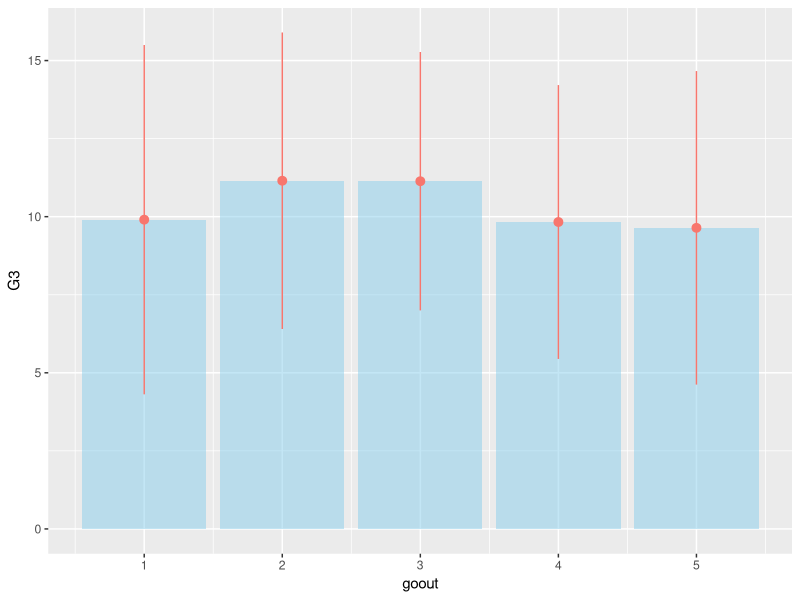
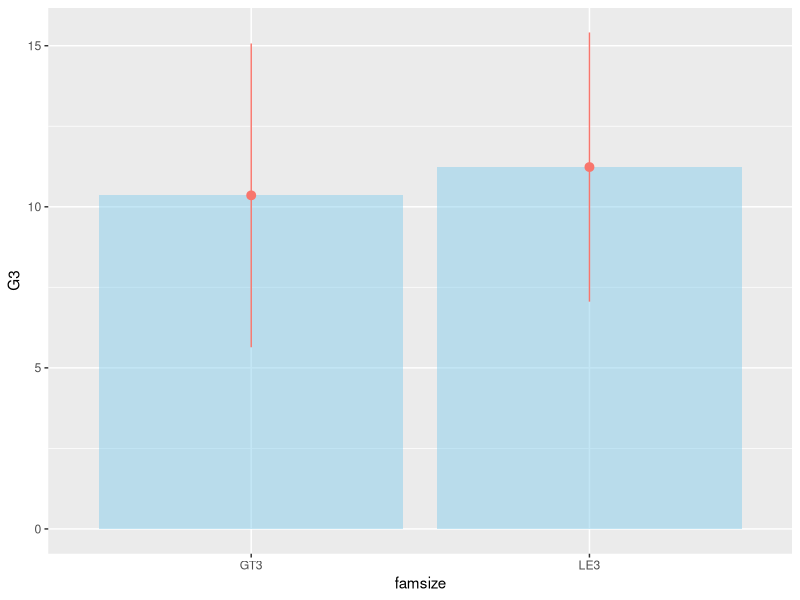
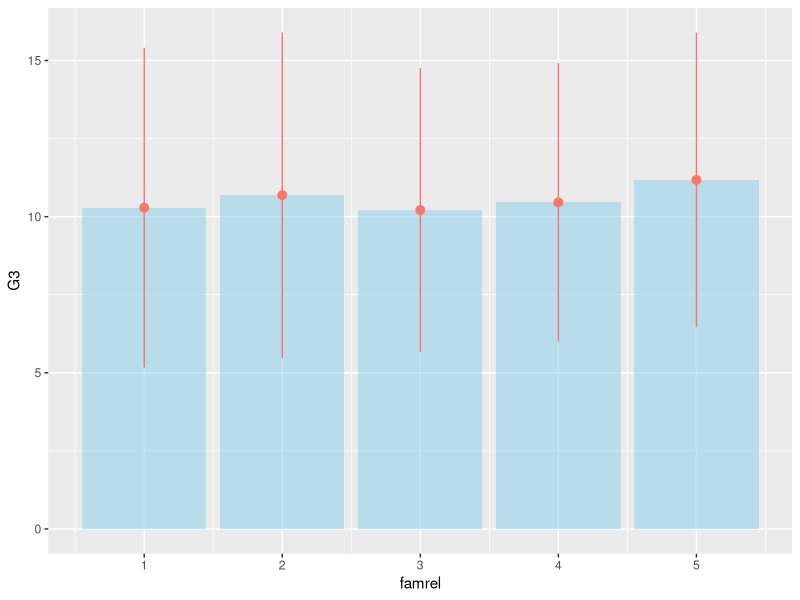
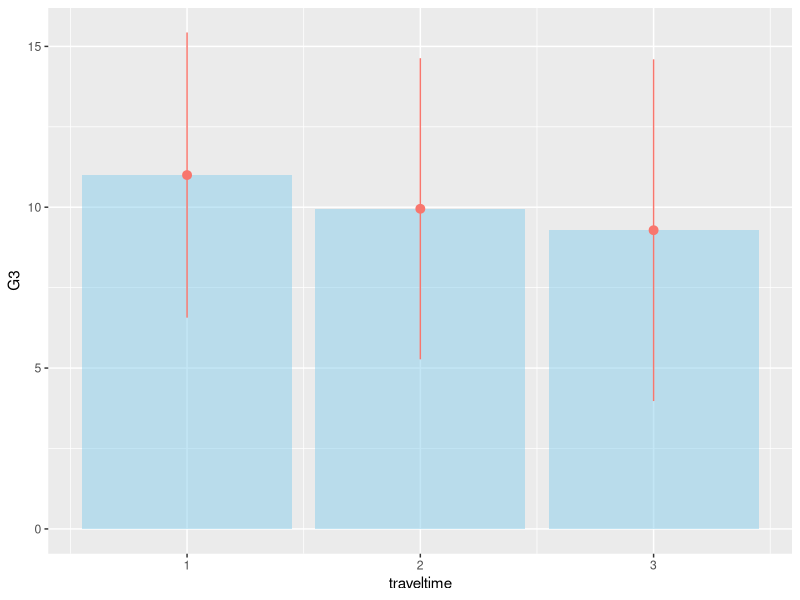
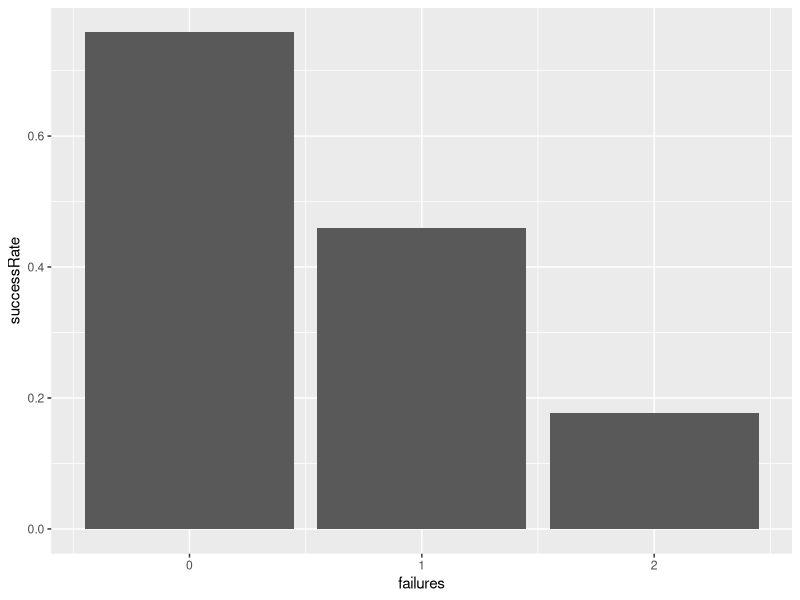
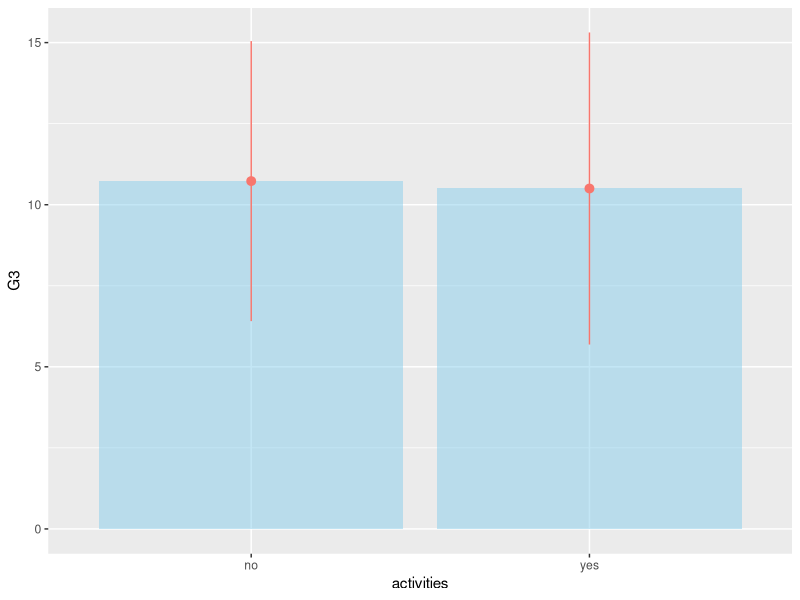
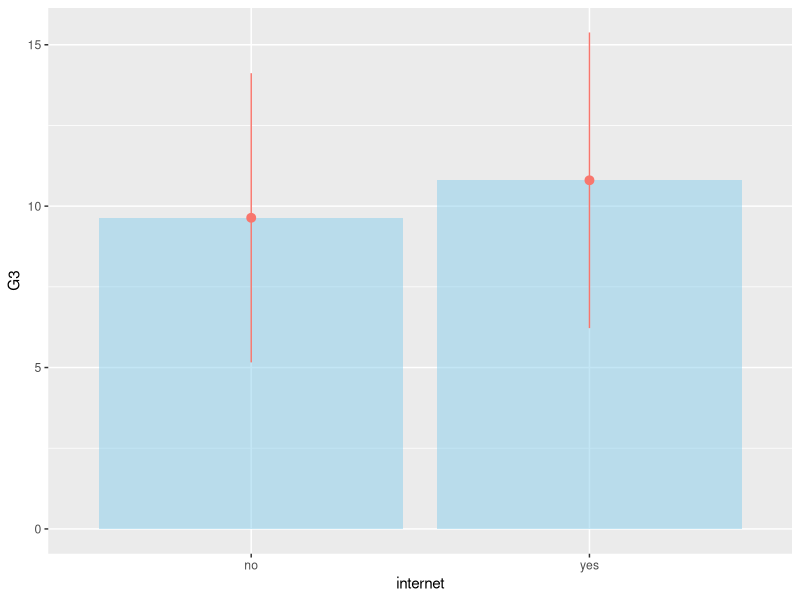
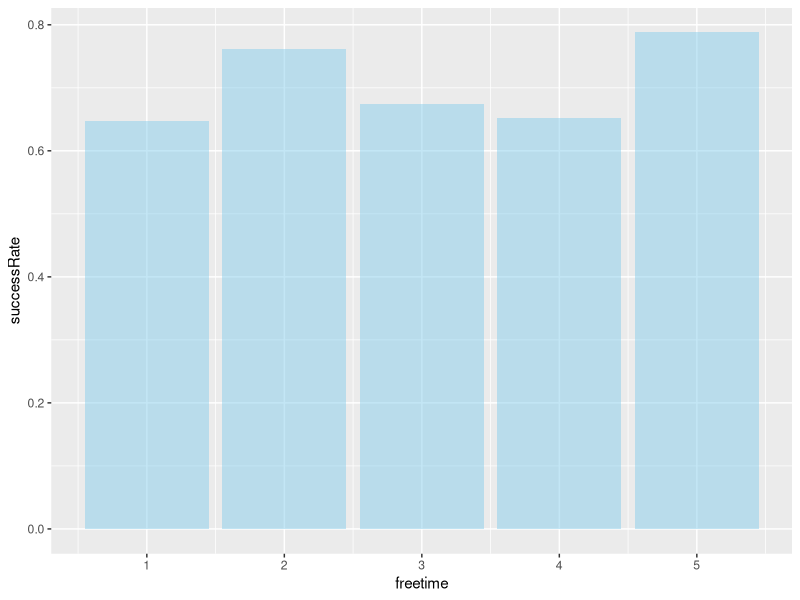

These figures' R source, in order:
# Check if the project folder is our current directory ------------------
getwd()

# Read the data set -------------------
data <- read.csv("data set.csv")


# counting NAs of each column ----------------------

# We are applying the function of x defined as sum of na counts
# to each column and returning a matrix of counts of NAs in each column
sapply(data, function(x) sum(is.na(x)))

# Find out all data with one or ore NAs
data.incomplete <- data[!complete.cases(data), ]

# split data between 2 schools and handle missing values.-----------------
require(dplyr)  # loading required library for filter and mutate functions

data.GP <- data %>% filter(school == "GP")  # seperate dataset for GP

# Median value inserted in case of NAs were features are most likely highest occurance
data.GP$Fedu[is.na(data.GP$Fedu)] <- median(data.GP$Fedu, na.rm = T)  # Median father's education
data.GP$famrel[is.na(data.GP$famrel)] <- median(data.GP$famrel, na.rm = T)  # Median of family relation

# Mean value inserted in case of NAs where features are most likely the average
data.GP$traveltime[is.na(data.GP$traveltime)] <- mean(data.GP$traveltime, na.rm = T)  # Mean of Travel time
data.GP$freetime[is.na(data.GP$freetime)] <- mean(data.GP$freetime, na.rm = T)  # Mean of Free time

# Same is being done for MS
data.MS <- data %>% filter(school == "MS")  # seperate dataset for MS

# Median value inserted in case of NAs were features are most likely highest occurance
data.MS$Fedu[is.na(data.MS$Fedu)] <- median(data.MS$Fedu, na.rm = T)  # Median father's education
data.MS$famrel[is.na(data.MS$famrel)] <- median(data.MS$famrel, na.rm = T)  # Median of family relation

# Mean value inserted in case of NAs where features are most likely the average
data.MS$traveltime[is.na(data.MS$traveltime)] <- mean(data.MS$traveltime, na.rm = T)  # Mean of Travel time
data.MS$freetime[is.na(data.MS$freetime)] <- mean(data.MS$freetime, na.rm = T)  # Mean of Free time

# combining the data together to get back to the original data set with a few missing values imputed.
data <- rbind(data.GP, data.MS)

# Deleting records with missing values
data <- na.omit(data)  # 2 records deleted (397 and 398)

# soring based on column X (index numbers)
data <- data[order(data$X), ]

# Detecting outlier ------------------
# Using Z - scores
data.z.scores <- data %>% mutate(ageZScore = scale(age),
                                 MeduZScore = scale(Medu),
                                 FeduZScore = scale(Fedu),
                                 travelZScore = scale(traveltime),
                                 studyZScore = scale(studytime),
                                 failuresZScore = scale(failures),
                                 famrelZScore = scale(famrel),
                                 freetimeZScore = scale(freetime),
                                 gooutZScore = scale(goout),
                                 healthZScore = scale(health),
                                 absencesZScore = scale(absences),
                                 G1ZScore = scale(G1),
                                 G2ZScore = scale(G2),
                                 G3ZScore = scale(G3))

# Summary of the data
summary(data.z.scores)

# Removing outliers -------------------
data.z.scores <- data.z.scores %>% filter(ageZScore >= -3 & ageZScore <= 3
                                          & travelZScore >= -3 & travelZScore <= 3
                                          & failuresZScore >= -3 & failuresZScore <= 3
                                          & absencesZScore >= -3 & absencesZScore <= 3)

# Dropping the z scores columns and overwriting the result to data
data <- data.z.scores[, 1:32]


# Loading required library for plots -------------
require(ggplot2)

# finding out the relationship between going out and grade -----------------
result.goout <- data %>%
  mutate(sdG3 = G3) %>%
  group_by(goout) %>%
  summarise(G3 = mean(G3), sdG3 = sd(sdG3))

# View result.goout
View(result.goout)

# Plot of the relation between going out and grade with error bars
result.goout %>%
  ggplot(aes(x = goout, y = G3)) +
  geom_bar(stat = "identity",
           fill = "skyblue",
           alpha = 0.5) +
  geom_pointrange(aes(
    x = goout,
    y = G3,
    ymin = G3 - sdG3,
    ymax = G3 + sdG3,
    colour = "orange"
  )) +
  theme(legend.position = "none")


# finding out the relationship between family size and grade -----------------------
result.famsize <- data %>%
  mutate(sdG3 = G3) %>%
  group_by(famsize) %>%
  summarise(G3 = mean(G3), sdG3 = sd(sdG3))

# View result.famsize
View(result.famsize)

# Plot of the relation between family size and grade with error bars
result.famsize %>%
  ggplot(aes(x = famsize, y = G3)) +
  geom_bar(stat = "identity",
           fill = "skyblue",
           alpha = 0.5) +
  geom_pointrange(aes(
    x = famsize,
    y = G3,
    ymin = G3 - sdG3,
    ymax = G3 + sdG3,
    colour = "orange"
  )) +
  theme(legend.position = "none")

# finding out the relationship between family relationship quality and grade ------------------
result.famrel <- data %>%
  mutate(sdG3 = G3) %>%
  group_by(famrel) %>%
  summarise(G3 = mean(G3), sdG3 = sd(sdG3))

# View result.famrel
View(result.famrel)

# Plot of the relation between family relationship quality and grade with error bars
result.famrel %>%
  ggplot(aes(x = famrel, y = G3)) +
  geom_bar(stat = "identity",
           fill = "skyblue",
           alpha = 0.5) +
  geom_pointrange(aes(
    x = famrel,
    y = G3,
    ymin = G3 - sdG3,
    ymax = G3 + sdG3,
    colour = "orange"
  )) +
  theme(legend.position = "none")

# finding out the relationship between travel time and grade ------------------
result.traveltime <- data %>%
  mutate(sdG3 = G3) %>%
  group_by(traveltime) %>%
  summarise(G3 = mean(G3), sdG3 = sd(sdG3))

# View result.traveltime
View(result.traveltime)

# Plot of the relation between travel time and grade with error bars
result.traveltime %>%
  ggplot(aes(x = traveltime, y = G3)) +
  geom_bar(stat = "identity",
           fill = "skyblue",
           alpha = 0.5) +
  geom_pointrange(aes(
    x = traveltime,
    y = G3,
    ymin = G3 - sdG3,
    ymax = G3 + sdG3,
    colour = "orange"
  )) +
  theme(legend.position = "none")

# finding out the relationship between previous failures and success ---------------------
result.failures <-
  data %>% 
  mutate(success = ifelse(G3 >= 10, 1, 0), fail = ifelse(G3 < 10, 1, 0)) %>% 
  group_by(failures) %>% 
  summarise(success = sum(success), fail = sum(fail)) %>% 
  mutate(successRate = success/(success + fail))
# View result.failures
View(result.failures)
# plot result.failures
result.failures %>% 
  ggplot(aes(x = failures, y = successRate)) + geom_bar(stat = "identity")

# finding out if extra activities help improve student performance ------------------
result.activities <- data %>%
  mutate(sdG3 = G3) %>%
  group_by(activities) %>%
  summarise(G3 = mean(G3), sdG3 = sd(sdG3))

# View result.activities
View(result.activities)

# Plot of the relation between extra activities and grade with error bars
result.activities %>%
  ggplot(aes(x = activities, y = G3)) +
  geom_bar(stat = "identity",
           fill = "skyblue",
           alpha = 0.5) +
  geom_pointrange(aes(
    x = activities,
    y = G3,
    ymin = G3 - sdG3,
    ymax = G3 + sdG3,
    colour = "orange"
  )) +
  theme(legend.position = "none")


# finding out if home internet access help improve student performance ------------------
result.internet <- data %>%
  mutate(sdG3 = G3) %>%
  group_by(internet) %>%
  summarise(G3 = mean(G3), sdG3 = sd(sdG3))

# View result.internet
View(result.internet)

# Plot of the relation between home internet access and grade with error bars
result.internet %>%
  ggplot(aes(x = internet, y = G3)) +
  geom_bar(stat = "identity",
           fill = "skyblue",
           alpha = 0.5) +
  geom_pointrange(aes(
    x = internet,
    y = G3,
    ymin = G3 - sdG3,
    ymax = G3 + sdG3,
    colour = "orange"
  )) +
  theme(legend.position = "none")

# finding out the free time distribution over and success cases ---------------------
result.freetime <-
  data %>%
  mutate(success = ifelse(G3 >= 10, 1, 0), fail = ifelse(G3 < 10, 1, 0)) %>%
  group_by(freetime) %>%
  summarise(success = sum(success), fail = sum(fail)) %>%
  mutate(successRate = success / (success + fail))
# View result.freetime
View(result.freetime)
# plot result.freetime
result.freetime %>%
  ggplot(aes(x = freetime, y = successRate)) +
  geom_bar(stat = "identity",
           fill = "skyblue",
           alpha = 0.5)
